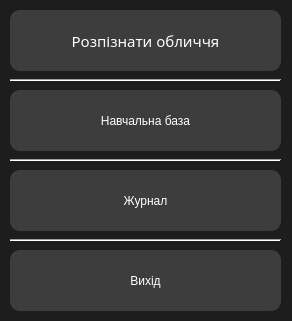
<?xml version="1.0" encoding="UTF-8"?>
<ui version="4.0">
 <class>MainWindow</class>
 <widget class="QMainWindow" name="MainWindow">
  <property name="windowModality">
   <enum>Qt::WindowModal</enum>
  </property>
  <property name="geometry">
   <rect>
    <x>0</x>
    <y>0</y>
    <width>292</width>
    <height>321</height>
   </rect>
  </property>
  <property name="minimumSize">
   <size>
    <width>292</width>
    <height>321</height>
   </size>
  </property>
  <property name="maximumSize">
   <size>
    <width>292</width>
    <height>321</height>
   </size>
  </property>
  <property name="windowTitle">
   <string>Face Recognition</string>
  </property>
  <property name="layoutDirection">
   <enum>Qt::LeftToRight</enum>
  </property>
  <property name="autoFillBackground">
   <bool>false</bool>
  </property>
  <property name="styleSheet">
   <string notr="true">QMainWindow{
background-color:#1d1d1d;
color:#fff;
}

QPushButton{
border-style:solid;
color:#fff;
border-radius:10px;
background-color:#3d3d3d;
font: 11pt &quot;Century Gothic&quot;;


}
QPushButton:hover{
color:#ccc;
	background-color: qlineargradient(spread:pad, x1:0.517, y1:0, x2:0.517, y2:1, stop:0 rgba(45, 45, 45, 255), stop:0.505682 rgba(45, 45, 45, 255), stop:1 rgba(29, 29, 29, 255));
	border-color:#2d89ef;
border-width:2px;
}

QPushButton:pressed{
background-color: qlineargradient(spread:pad, x1:0.517, y1:0, x2:0.517, y2:1, stop:0 rgba(29, 29, 29, 255), stop:0.505682 rgba(45, 45, 45, 255), stop:1 rgba(29, 29, 29, 255));
}


QTabWidget::tab{
background-color:#3d3d3d;
}

QLineEdit{
border-radius:7;
}

QProgressBar{
border-radius:0;
text-align:center;
color:#fff;
background-color:transparent;
border: 2px solid #2d89ef;
border-radius:7px;
	font: 75 12pt &quot;Open Sans&quot;;

}

QProgressBar::chunk{
background-color:#2d89ef;
width:20px;
}
QMessageBox{
background-color:#1d1d1d;
color:#fff;

}
QInputDialog{
background-color:#1d1d1d;
color:#fff;
}

QLabel{
color:#2d89ef;
qproperty-alignment: AlignLeft;


}

QDialogButtonBox{
color:#2d89ef;
}
QTextBrowser{
color:#2d89ef;
background-color:#1d1d1d;
}
</string>
  </property>
  <property name="locale">
   <locale language="Ukrainian" country="Ukraine"/>
  </property>
  <property name="toolButtonStyle">
   <enum>Qt::ToolButtonIconOnly</enum>
  </property>
  <property name="dockNestingEnabled">
   <bool>false</bool>
  </property>
  <widget class="QWidget" name="centralwidget">
   <widget class="QPushButton" name="PB_start">
    <property name="geometry">
     <rect>
      <x>10</x>
      <y>10</y>
      <width>271</width>
      <height>61</height>
     </rect>
    </property>
    <property name="font">
     <font>
      <family>Century Gothic</family>
      <pointsize>11</pointsize>
      <weight>50</weight>
      <italic>false</italic>
      <bold>false</bold>
     </font>
    </property>
    <property name="autoFillBackground">
     <bool>false</bool>
    </property>
    <property name="styleSheet">
     <string notr="true"/>
    </property>
    <property name="locale">
     <locale language="Ukrainian" country="Ukraine"/>
    </property>
    <property name="text">
     <string>Розпізнати обличчя</string>
    </property>
    <property name="icon">
     <iconset theme="ff">
      <normaloff>../../.designer/backup</normaloff>../../.designer/backup</iconset>
    </property>
    <property name="autoDefault">
     <bool>false</bool>
    </property>
    <property name="default">
     <bool>false</bool>
    </property>
    <property name="flat">
     <bool>false</bool>
    </property>
   </widget>
   <widget class="Line" name="line">
    <property name="geometry">
     <rect>
      <x>10</x>
      <y>70</y>
      <width>271</width>
      <height>20</height>
     </rect>
    </property>
    <property name="locale">
     <locale language="Ukrainian" country="Ukraine"/>
    </property>
    <property name="orientation">
     <enum>Qt::Horizontal</enum>
    </property>
   </widget>
   <widget class="QPushButton" name="PB_all_bd">
    <property name="geometry">
     <rect>
      <x>10</x>
      <y>90</y>
      <width>271</width>
      <height>61</height>
     </rect>
    </property>
    <property name="locale">
     <locale language="Ukrainian" country="Ukraine"/>
    </property>
    <property name="text">
     <string>Навчальна база</string>
    </property>
   </widget>
   <widget class="Line" name="line_2">
    <property name="geometry">
     <rect>
      <x>10</x>
      <y>230</y>
      <width>271</width>
      <height>20</height>
     </rect>
    </property>
    <property name="locale">
     <locale language="Ukrainian" country="Ukraine"/>
    </property>
    <property name="orientation">
     <enum>Qt::Horizontal</enum>
    </property>
   </widget>
   <widget class="QPushButton" name="PB_exit">
    <property name="geometry">
     <rect>
      <x>10</x>
      <y>250</y>
      <width>271</width>
      <height>61</height>
     </rect>
    </property>
    <property name="locale">
     <locale language="Ukrainian" country="Ukraine"/>
    </property>
    <property name="text">
     <string>Вихід</string>
    </property>
   </widget>
   <widget class="Line" name="line_3">
    <property name="geometry">
     <rect>
      <x>10</x>
      <y>150</y>
      <width>271</width>
      <height>20</height>
     </rect>
    </property>
    <property name="locale">
     <locale language="Ukrainian" country="Ukraine"/>
    </property>
    <property name="orientation">
     <enum>Qt::Horizontal</enum>
    </property>
   </widget>
   <widget class="QPushButton" name="PB_log">
    <property name="geometry">
     <rect>
      <x>10</x>
      <y>170</y>
      <width>271</width>
      <height>61</height>
     </rect>
    </property>
    <property name="layoutDirection">
     <enum>Qt::LeftToRight</enum>
    </property>
    <property name="locale">
     <locale language="Ukrainian" country="Ukraine"/>
    </property>
    <property name="text">
     <string>Журнал</string>
    </property>
   </widget>
  </widget>
 </widget>
 <tabstops>
  <tabstop>PB_start</tabstop>
  <tabstop>PB_all_bd</tabstop>
  <tabstop>PB_log</tabstop>
  <tabstop>PB_exit</tabstop>
 </tabstops>
 <resources/>
 <connections/>
</ui>
